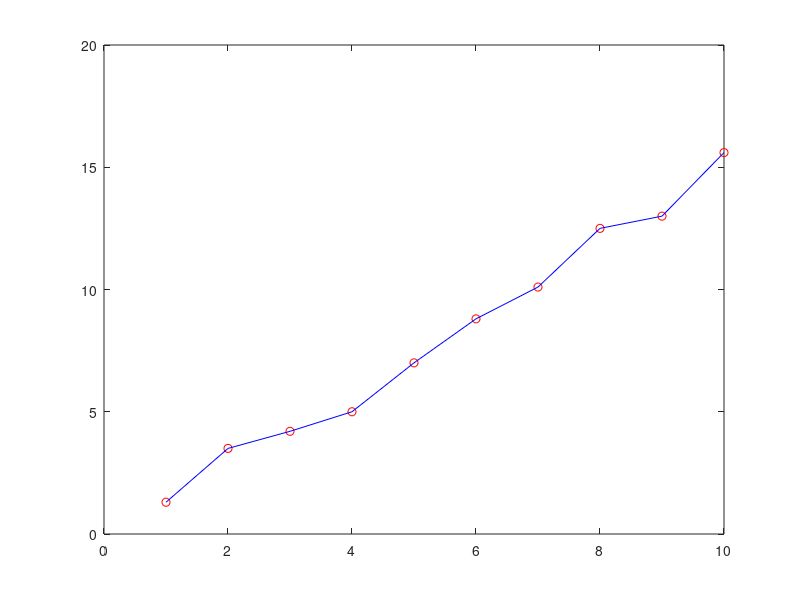

The MATLAB script that drew this image:
clc
clear
x=[1 2 3 4 5 6 7 8 9 10];
y=[1.3 3.5 4.2 5.0 7.00 8.8 10.1 12.5 13.0 15.6];
n = 10;
j = sum(x);
k = sum(y);
l = sum(x.^2);
m = sum(y.^2);
r2 = sum(x.*y);
b = (n*r2 - k*j)/(n*l - j^2);
a = (k - b*j)/n;
j = b*(r2 - j*k/n);
m = m - k^2/n;
k = m - j;
r2 = j/m;
rmse = sqrt(r2);
k2 = sqrt(k/(n-2));
y0 = a + b;
rmse
a,b
plot(x,y,'ro',x,y,'b');